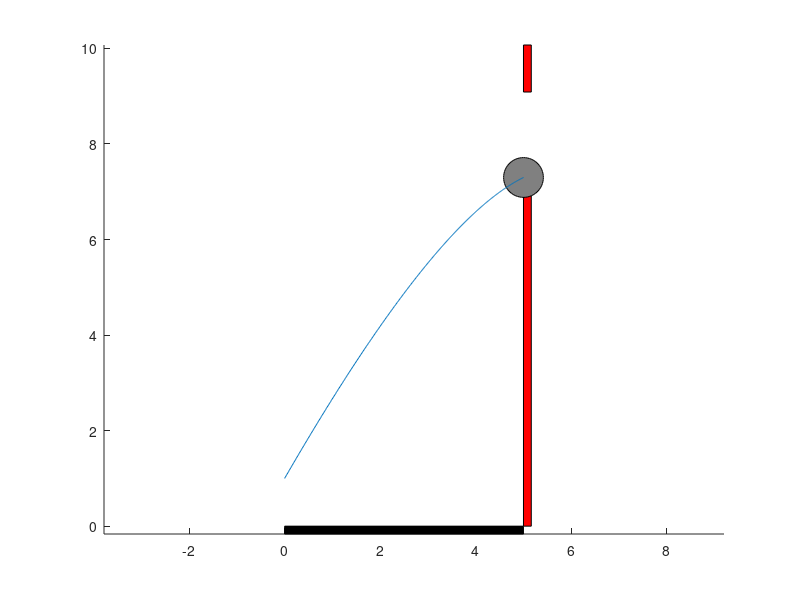

Here is the MATLAB script that generated this plot:
%%%%%%%%%%%%%%%%%%%%%%%%%%%%%%%%%%%%%%%%%%%%%%%%%%%%%%%%%%%%%%%%%%%%%%%%%%%%%%%%
%% (C) 2016 FRC1736 Robot Casserole - All Rights Reserved
%%%%%%%%%%%%%%%%%%%%%%%%%%%%%%%%%%%%%%%%%%%%%%%%%%%%%%%%%%%%%%%%%%%%%%%%%%%%%%%%
%% 2D Launched Ball Trajectory calculator
%% Includes air ressistance in model
%%
%%
%%  Changelog
%%  Jan 9, 2016 - Chris Gerth 
%%    - Created
%%%%%%%%%%%%%%%%%%%%%%%%%%%%%%%%%%%%%%%%%%%%%%%%%%%%%%%%%%%%%%%%%%%%%%%%%%%%%%%%

clear;

%% Testcase constants - adjust to suit your needs (dependent on robot state at launch time)
launch_x_ft = 5;  %Distance between launch point and goal.  
launch_wheel_speed_RPM = 4050; %RPM speed of launch wheel (assumes single-wheel launcher)

%Your system parameters (dependent on robot design)
launch_z_ft = 1.0; %Launch point of the ball height off the ground in meters. Max is 1.37m
launch_angle_deg = 60; %angle between floor and launch point
launch_wheel_diameter_in = 4; %Launch wheel diameter in inches
launch_wheel_weight_lbs = 4; %Launch wheel mass in pounds


%%%%%%%%%%%%%%%%%%%%%%%%%%%%%%%%%%%%%%%%%%%%%%%%%%%%%%%%%%%%%%%%%%%%%%%%%%%%%%%%
%% Simulation constants - should probably stay as is.
Ts = 0.001; %1ms sample rate for solver
goal_min_height_m = 2.16; %lower edge of goal - 7ft 1 in
goal_max_height_m = 2.77; %Upper edge of goal - 9ft 1 in
ball_diameter_m = 0.254; % 10in ball 
ball_rad_m = ball_diameter_m/2;
g_mps = 9.81; %Gravitational constant
density_air_kgpm3 = 1.225; %desnity of air per https://en.wikipedia.org/wiki/Density_of_air
m_ball_kg = 0.1; %Total guess at the weight of the "boulders" in kg.
cD = 0.47; %Drag coefficent for sphere, per https://en.wikipedia.org/wiki/Drag_coefficient
%cD = 0; %Zero drag = no air resistance = you can't breathe


%% Derived constants
frontal_area_m2 = 0.5 * (4*pi*(0.5*ball_diameter_m)^2); %Half the total surface area is the frontal area
Vt_mps = sqrt((2*m_ball_kg*g_mps)/(cD*density_air_kgpm3*frontal_area_m2)); %Terminal velocity in meters per second
launch_angle_rad = pi/180*launch_angle_deg;
launch_x_m = 0.3048*launch_x_ft;
launch_z_m = 0.3048*launch_z_ft;
launch_wheel_weight_kg = launch_wheel_weight_lbs * 0.4535;
launch_wheel_rad_m = 0.5*0.0254*launch_wheel_diameter_in;
launch_wheel_tan_v_mps = launch_wheel_rad_m*launch_wheel_speed_RPM*0.1047;

i = 1; %simulation step

%Initial velocity calculations
% Based off of http://lynbrookrobotics.com/resourcefiles/whitepages/2012/Shooter%20Calculations%20Document.pdf
launch_speed_mps = 0.5*launch_wheel_tan_v_mps/((launch_wheel_weight_kg+7/5*m_ball_kg)/launch_wheel_weight_kg);


%See http://farside.ph.utexas.edu/teaching/336k/Newtonhtml/node29.html for some 
%references on trajectory calculation

%Initial conditions
time(i) = i*Ts;
pos_x(i) = 0;
pos_z(i) = launch_z_m;
vel_x(i) = launch_speed_mps*cos(launch_angle_rad);
vel_z(i) = launch_speed_mps*sin(launch_angle_rad);



%calculate trajectory until terminal case (ball hits floor or ball hits castle wall)
while( and(pos_z(i) > 0.5*ball_diameter_m,  pos_x(i) < launch_x_m))
  i = i + 1;
  time(i) = i*Ts;
  vel_x(i) = vel_x(i-1)/(1+Ts*g_mps/Vt_mps);
  vel_z(i) = (-Ts*g_mps + vel_z(i-1))/(1+Ts*g_mps/Vt_mps);
  pos_x(i) = pos_x(i-1) + vel_x(i)*Ts;
  pos_z(i) = pos_z(i-1) + vel_z(i)*Ts;
endwhile


figure(1);
clf;
hold on;

%draw floor and goal
rectangle('Position', [0,-0.05,launch_x_m,0.05]./0.3048, 'FaceColor', [0,0,0]);
rectangle('Position', [launch_x_m,0,0.05,goal_min_height_m]./0.3048, 'FaceColor', [1,0,0]);
rectangle('Position', [launch_x_m,goal_max_height_m,0.05,0.3]./0.3048, 'FaceColor', [1,0,0]);
%draw ball
rectangle('Position', [pos_x(i)-ball_rad_m,pos_z(i)-ball_rad_m,2*ball_rad_m,2*ball_rad_m]./0.3048, 'FaceColor', [0.5, 0.5, 0.5], 'Curvature', [1, 1]);


%Plot trajectory
plot(pos_x./0.3048, pos_z./0.3048);
axis equal;


